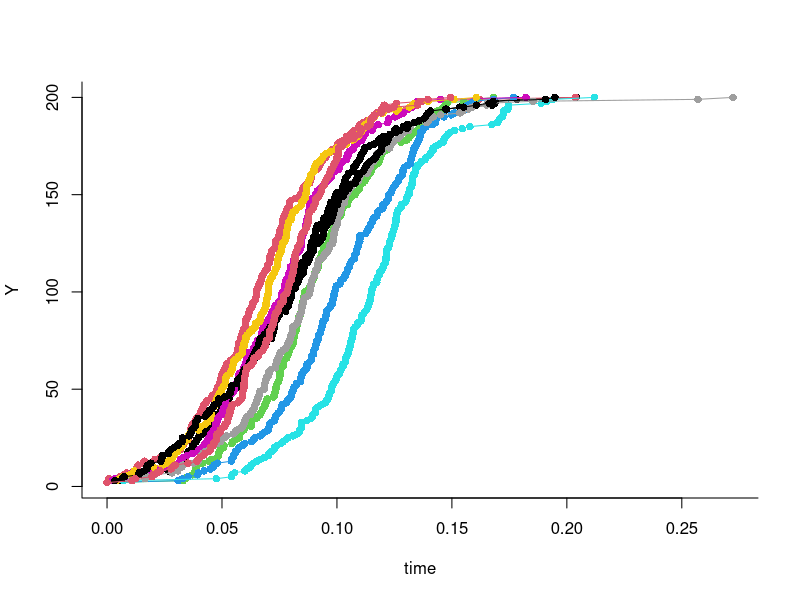
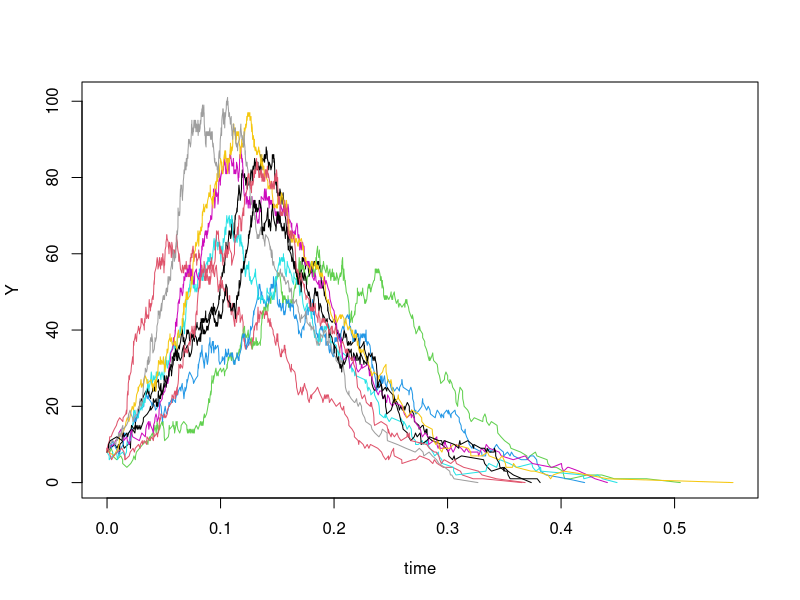
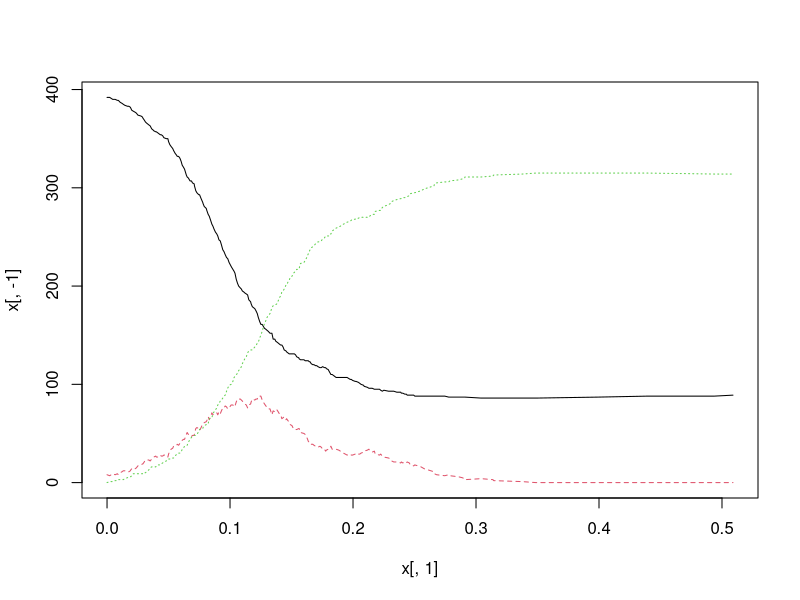
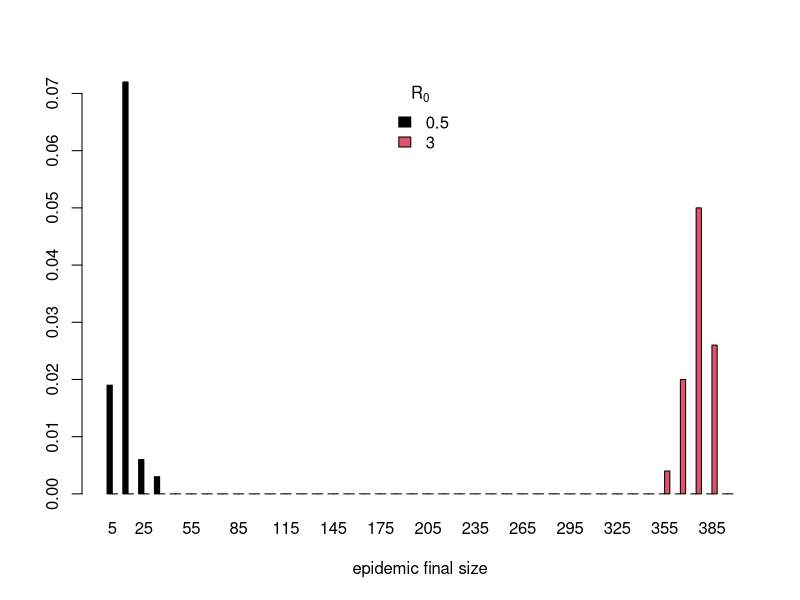

The R script that drew these images, in order: (Note: this script raises an error after producing the figures.)
#' ---
#' title: "Simulation of birth-death processes"
#' author: "Aaron A. King"
#' output:
#'   html_document:
#'     toc: yes
#'     toc_depth: 4
#' bibliography: ../course.bib
#' csl: ../ecology.csl
#' nocite: |
#'   @Gardiner2009
#' ---
#' 
#' Licensed under the Creative Commons attribution-noncommercial license, http://creativecommons.org/licenses/by-nc/3.0/.
#' Please share and remix noncommercially, mentioning its origin.  
#' ![CC-BY_NC](http://kinglab.eeb.lsa.umich.edu/graphics/cc-by-nc.png)
#' 
## ----include=FALSE,cache=FALSE-------------------------------------------
library(knitr)
prefix <- "gillespie"
opts_chunk$set(
  progress=TRUE,
  prompt=FALSE,tidy=FALSE,highlight=TRUE,
  strip.white=TRUE,
  warning=FALSE,
  message=FALSE,
  error=FALSE,
  echo=TRUE,
  cache=TRUE,
  cache.extra=rand_seed,
  results='markup',
  fig.show='asis',
  size='small',
  fig.lp="fig:",
  fig.path=paste0("figure/",prefix,"-"),
  cache.path=paste0("cache/",prefix,"-"),
  fig.pos="h!",
  fig.align='center',
  fig.height=4,fig.width=6.83,
  dpi=100,
  dev='png',
  dev.args=list(bg='transparent')
)
options(keep.source=TRUE,encoding="UTF-8")

#' 
#' ## Introduction
#' 
#' The models we've worked on so far have all been deterministic.
#' It's important to realize that this assumption is unrealistic.
#' Stochasticity both environmental and demographic is an everpresent feature of real systems.
#' He we expand our modeling toolkit to include some methods for studying stochastic versions of compartmental models.
#' In particular, we introduce the concept of birth-death processes and Gillespie’s [-@Gillespie1977a] direct method for solving such processes.
#' 
#' ## Birth-death processes
#' 
#' First, we aim to understand the theory of birth-death processes in general. 
#' In section above, we studied a model that was deterministic, continuous in time, and continuous in the state variables $S$, $I$, and $R$. 
#' In this section, we etain the biologically realistic assumption of continuous time,  but also require that the number of susceptible, infected, and recovered individuals be integers (we are no longer modeling proportions). 
#' Of course, if the equation for $dI/dt$ specified by the model should require that 1.8 individuals be infected in some interval of time, the only way to interpret such a model is that it is some average. 
#' If it is an average, then we are thinking that the process is probabilistic and evolves stochastically. 
#' This is, in fact, a perfectly reasonable assumption since not all infected individuals will give rise to exactly the same number of secondary infections nor recover after exactly the same interval of time. 
#' Since the random variation considered in this example is variation among individuals, such as scenario is referred to as *demographic stochasticity*.
#' 
#'  At this point, there are still a number of different directions we could go. 
#'  We will make two assumptions that, together with the assumption of demographic stochasticity, uniquely determine a whole class of models. 
#'  First, we assume that the epidemic is a *Markov chain*. 
#'  A Markov chain is a stochastic process with the property that the future state of the system is dependent only on the present state of the system and conditionally independent of all past states. 
#'  This is known as the *memoryless property*. 
#'  Second, we assume that the changes in the state variables (increments and decrements) occur one at a time. 
#'  That is, we cannot have two individuals simultaneously undergoing a "transition", where  refers to any change in the state variables (birth, death, conversion  between classes, etc.). 
#'  Any time an individual undergoes such a transition, we will call it an "event". 
#'  Accordingly, this kind of modeling is sometimes referred to as "event-driven simulation". 
#'  For historical reasons, the continuous time Markov chain with increments and decrements of one is known as a birth-death process.
#'  (In general, a Markov chain with integer-valued increments and decrements is known as a *jump process*.)
#' 
#'  [Note: An aside about birth-death processes is that notation varies considerably from author to author, even though the authors are referring to exactly the same stochastic process. 
#'    Particularly, the computational literature uses a notation borrow from chemistry, e.g., $S \stackrel{\mu S}{\longrightarrow} {S-1}$, probably because the algorithms that are  commonly used to simulate birth-death processes were developed in the context of chemical kinetics. 
#'    Probabilists, by contrast, often use the generating function notation and scientists that come to birth-death processes from a background in statistical mechanics represent the process using the *Forward Kolmogorov Equation* or *Fokker-Planck Equation* (a partial differential equation). 
#'    Textbooks in  epidemiology differ, too. 
#'    The point is that once you learn to "read" the different notations, they are all saying the same thing, i.e., that changes in the state variables occur according to such and such rates. It's these rates that are the basis of simulation modeling.]
#' 
#' ## Simple stochastic SI epidemic
#' 
#' To illustrate the approach, we'll start with the simple closed stochastic SI epidemic. 
#' Because the population is closed (no births, deaths, or migration) we represent total population size as a constant $N$. 
#' Because we are considering abundances, not proportions, we adopt the convention used in the lecture portion of respresenting susceptibles, infecteds, and recovereds by $X$, $Y$, and $Z$ and denote the initial number of infected individuals by $Y_0$ accordingly. 
#' This gives the initial number of susceptible individuals $X_0=N-Y_0$. 
#' By analogy to our deterministic model, we want the average rate at which susceptibles individually become infectious (the force of infection) to be $\beta\,\frac{Y}{N}$ and the average rate at which the population as a whole converts from susceptible to infectious to be $\beta\,\frac{Y}{N}\,X$. 
#' That is, at average rate $\beta\,\frac{Y}{N} X$ the value of $X$ is decremented by one and the value of $Y$ is incremented by one. 
#' But when do these increments and decrements occur? To answer this, we turn to our assumption that the epidemic process is Markovian. 
#' 
#' If we can determine what the sequence of "inter-event times" is, then we have fully specified the trajectory of the epidemic, for we know that at each of those times the number of susceptibles decreases by one and the number of infecteds increases by one. 
#' So, what are the inter-event times? 
#' The memoryless property of the continuous time Markov chain requires that the time between events is independent of the time between any other set of events, and, moreover, that if we were to investigate the process at any point in time between events the time to the next event would be independent of the time elapsed since the previous event. 
#' This defines the birth-death process as a kind of *Poisson process*. 
#' There is only one distribution for the inter-event times that has this property, the exponential distribution. 
#' Since we know how to simulate exponentially distributed random variables, we just simulate the sequence of event times and make our increments and decrements accordingly. 
#' This approach is known as *Gillespie's direct method*.
#' 
#' Let's implement Gillespie's direct method for an SI epidemic with demographic stochasticity.
#' It's sometimes convenient to express a model such as this using chemical equations.
#' In this case, it's just one "reaction".
#' $$\mathrm{S} + \mathrm{I} \stackrel{\frac{\beta}{N}}{\longrightarrow} 2\,\mathrm{I}$$
#' 
#' Here's a function implementing the Gillespie direct method.
#' Note that it just takes one step at a time and depends on another function which actually computes that step.
## ----si-loop-------------------------------------------------------------
SI.simul <- function (x, params, nstep) {
  ## set up an array to store results
  output <- array(dim=c(nstep+1,3))       
  ## name the variables in the array
  colnames(output) <- c("time","X","Y")   
  output[1,] <- x # initial condition
  ## iterate the model for nstep events
  for (k in 1:nstep) {
    ## update x and store result
    output[k+1,] <- x <- SI.onestep(x,params) 
  }
  as.data.frame(output)
}

#' 
#' Here's the function that takes the step.
## ----si-onestep----------------------------------------------------------
SI.onestep <- function (x, params) {     
  ## the second element of x is number of susceptibles X
  X <- x[2]
  ## the third element of x is number of infecteds Y
  Y <- x[3]                             
  event.rate <- params["beta"]*X*Y/(X+Y)
  ## how much time do we wait for this event?
  tau <- rexp(n=1,rate=event.rate) 
  c(tau=x[1]+tau,X=X-1,Y=Y+1)
}

#' 
#' Using the same parameters as before, we run some simulations and plot.  
#' Note that because time is continuous and the process is stochastic, the number of events that occur in a specified amount of time will vary.
#' Instead, we save some pre-set number of "events". 
#' 
## ----sim1,cache=T,fig.height=7-------------------------------------------
set.seed(38499583)    # make results repeatable
nsims <- 10           # number of simulations to run
pop.size <- 200       # size of the population
Y0 <- 2               # initial number infected
nstep <- pop.size-Y0  # run until everyone infected
xstart <- c(time=0,X=(pop.size-Y0),Y=Y0)  # initial conditions
params <- c(beta=60,gamma=365/13)         # parameters (R0=2.1)
simdat <- vector(mode='list',length=nsims) # to store simulated data
for (k in 1:nsims) {
  simdat[[k]] <- SI.simul(xstart,params,nstep)
}

trange <- range(sapply(simdat,function(x)range(x$time)))
yrange <- range(sapply(simdat,function(x)range(x$Y)))

plot(trange,yrange,type='n',xlab='time',ylab="Y",bty='l')
for (k in 1:nsims)
  lines(Y~time,data=simdat[[k]],col=k,type='o',pch=16)

#' 
#' #### Exercise
#'   Simulate the stochastic SI model using Gillespie's direct method. 
#'   Experiment with the initial number of infecteds ($Y_0$) and with the total population size ($N$). 
#'   What effects do these have on the predictability of the epidemic? 
#'   What effects do these have on the variability of the final outbreak size?
#' 
#' 
#' 
#' ## Multiple reactions
#' 
#' The techniques we'll take up next will allow us to go beyond the simple SI model to models with an arbitrary number of compartments. 
#' For concreteness, let's look at a stochastic SIR epidemic with demography.
#' In particular, we have
#' $$\mathrm{S} + \mathrm{I} \stackrel{\frac{\beta}{N}}{\longrightarrow} 2\,\mathrm{I} \qquad 
#' \mathrm{I} \stackrel{\gamma}{\longrightarrow} \mathrm{R}$$
#' $$\mathrm{S} \stackrel{\mu}{\longrightarrow} \qquad \mathrm{I} \stackrel{\mu}{\longrightarrow} \qquad \mathrm{R} \stackrel{\mu}{\longrightarrow}$$
#' $$\mathrm{S} \stackrel{\mu}{\longrightarrow} 2\,\mathrm{S} \qquad \mathrm{I} \stackrel{\mu}{\longrightarrow} \mathrm{I} + \mathrm{S} \qquad \mathrm{R} \stackrel{\mu}{\longrightarrow} \mathrm{R} + \mathrm{S}$$
#' For present purposes, the main difference between the SI model and the SIR model is that in the latter, more than one kind of event can occur.
#' This means we need to account for two things: 
#' 
#' 1. the waiting time to the next event will be shorter since there are more events occurring
#' 2. once we determine at what time an event occurs, we will have to ascertain which kind of event it is.
#' 
#' Since the transition processes are independent we can calculate a "total event rate" as the sum of the individual rates. 
#' That is, the waiting time to the next event, regardless of what kind it is, is exponentially distributed.
#' The rate for this distribution is just the sum of the rates of the eight individual processes.
#' Once we know when an event will occur, the next step is to determine which event it is.
#' This is easy since each event must occur with probability proportional to its rate.
#' This means that we can randomly choose which event occurs, but that we must do so in such a way such that each transition is selected in proportion to its contribution to the total rate.
#' 
#' Let's see how to implement this in `R`.
#' As before, we first define a one-step function.
## ----sir-onestep---------------------------------------------------------

SIR.onestep <- function (x, params) {
  X <- x[2]
  Y <- x[3]
  Z <- x[4]
  N <- X+Y+Z
  beta <- params["beta"]
  mu <- params["mu"]
  gamma <- params["gamma"]
  ## each individual rate
  rates <- c(
             birth=mu*N,
             infection=beta*X*Y/N,
             recovery=gamma*Y,
             sdeath=mu*X,
             ideath=mu*Y,
             rdeath=mu*Z
             )
  ## what changes with each event?
  transitions <- list( 
                      birth=c(1,0,0),
                      infection=c(-1,1,0),
                      recovery=c(0,-1,1),
                      sdeath=c(-1,0,0),
                      ideath=c(0,-1,0),
                      rdeath=c(0,0,-1)
                      )
  ## total event rate
  total.rate <- sum(rates)
  ## waiting time
  if (total.rate==0) 
    tau <- Inf
  else
    tau <- rexp(n=1,rate=total.rate)
  ## which event occurs?
  event <- sample.int(n=6,size=1,prob=rates/total.rate)
  x+c(tau,transitions[[event]])
}


#' 
#' Also as before, we set parameters and loop through the process.
#' We do things slightly differently here:
#' we'll stop the simulations if ever we run out of susceptibles.
#' For safety's sake, however, we'll put an upper bound on the amount of work we'll do.
## ----sir-sim-------------------------------------------------------------
SIR.simul <- function (x, params, maxstep = 10000) {
  output <- array(dim=c(maxstep+1,4))
  colnames(output) <- names(x)
  output[1,] <- x
  k <- 1
  ## loop until either k > maxstep or
  ## there are no more infectives
  while ((k <= maxstep) && (x["Y"] > 0)) {
    k <- k+1
    output[k,] <- x <- SIR.onestep(x,params)
  }
  as.data.frame(output[1:k,])
}

#' 
#' Now let's repeat for 10 runs and plot.
## ----sir-runs------------------------------------------------------------
set.seed(56856583)
nsims <- 10
xstart <- c(time=0,X=392,Y=8,Z=0) #initial conditions
params <- c(mu=0.02,beta=60,gamma=365/13) #parameters

require(plyr)
simdat <- rdply(
                nsims,
                SIR.simul(xstart,params)
                )
head(simdat)
plot(Y~time,data=simdat,type='n')
d_ply(simdat,".n",function(x)lines(Y~time,data=x,col=.n))

#' 
#' #### Exercise
#'   Check out the `simdat` data frame created by the above code.
#'   Use `class`, `head`, `tail`, `str`, and `plot` to examine it.
#' 
#' 
#' #### Exercise
#'   Simulate the stochastic SIR model using Gillespie's direct method. 
#'   As before, experiment with the initial number of infecteds ($Y_0$) and with the total population size ($N$). 
#'   What effects do these have on the predictability of the epidemic?
#' 
#' 
#' ### Alternative implementation
#' 
#' An alternative implementation of the codes above will return the results at specified time-points.
#' 
## ----sir-sim-alt,cache=FALSE---------------------------------------------
SIR.simul.alt <- function (x, params, times) {
  output <- array(dim=c(length(times),4),dimnames=list(NULL,names(x)))
  t <- x[1]
  stopifnot(t<=times[1])
  ## loop until either k > maxstep or
  ## there are no more infectives
  k <- 1
  while (k <= length(times)) {
    while (t < times[k]) {
      x <- SIR.onestep(x,params)
      t <- x[1]
    }
    while (t >= times[k] && k <= length(times)) {
      output[k,] <- x
      k <- k+1
    }
  }
  as.data.frame(output)
}

## ----test-simul-alt,cache=FALSE,results='markup',include=FALSE-----------
xstart <- c(time=0,X=392,Y=8,Z=0)
params <- c(mu=0.02,beta=60,gamma=365/13)
times <- seq(from=0,to=0.5,by=0.001)
x <- SIR.simul.alt(xstart,times=times,params=params)
print(x[1,])
matplot(x[,1],x[,-1],type='l')

#' 
#' ## Exploring the vicinity of the $R_0=1$ threshold
#' 
#' From the deterministic models, we know that $R_0=1$ is a critical or threshold value.
#' When $R_0>1$, the deterministic models always predict an outbreak; 
#' when $R_0<1$, they predict that the disease will die out.
#' What happens when we start to account for stochasticity?
#' 
#' The following codes perform many simulations at each of several values of $R_0$.
#' These simulations can be used to determine the shape of the distribution of epidemic final sizes.
#' 
## ----crit-sims,cache=T---------------------------------------------------
R0vals <- c(0.5,3)                      # R0 values to explore
xstart <- c(time=0,X=392,Y=8,Z=0)
params <- c(mu=0.02,beta=60,gamma=365/13) #parameters
nsims <- 100                      # number of simulations per R0 value
simdat <- array(dim=c(length(R0vals),nsims))
for (k in seq_along(R0vals)) {
  R0 <- R0vals[k]
  params <- c(mu=1/60,gamma=365/13,beta=R0*365/13)
  simdat[k,] <- replicate(n=nsims,
                          {
                            sim <- SIR.simul(xstart,params)
                            tail(sim$Z,1)
                          }
                          )
}

#' 
#' We can plot these distributions using histograms.
## ----crit-sims-hist,results='markup'-------------------------------------
binwidth <- 10
popsize <- sum(xstart[-1])
breaks <- seq(from=0,to=popsize,by=binwidth)
hists <- apply(simdat,1,hist,breaks=breaks,plot=FALSE)
midpoints <- hists[[1]]$mids
counts <- sapply(hists,function(x)x$counts)
prob <- sapply(hists,function(x)x$density)

barplot(height=t(prob),width=binwidth,names=midpoints,
        beside=T,col=seq_along(R0vals),
        xlab="epidemic final size")
legend("top",legend=R0vals,fill=seq_along(R0vals),
       title=expression(R[0]),bty='n')

#' 
#' Just for fun, let's make a similar plot using `plyr`, `reshape2`, and `ggplot2`.
## ----crit-sims-hist-ggplot,cache=T---------------------------------------
require(ggplot2)
require(reshape2)

rownames(simdat) <- R0vals
simdat2 <- melt(simdat,
                varnames=c("R0","rep"),
                value.name="finalsize"
                )
ggplot(data=simdat2,mapping=aes(x=finalsize,group=R0))+
  geom_histogram(binwidth=10,color=NA,position='dodge')+
  facet_grid(R0~.,labeller=label_bquote(R[0]==.(x)))

#' 
#' #### Exercise
#'   Use the codes above to explore the final size in a neighborhood of the critical threshold.
#'   How do the results from the deterministic and stochastic models differ?
#' 
#' 
## ----crit-explore-exercise,cache=TRUE,include=FALSE----------------------
R0vals <- seq(0.8,1.4,by=0.05)
xstart <- c(time=0,X=392,Y=8,Z=0)
nsims <- 1000
data <- array(dim=c(length(R0vals),nsims))
for (k in seq_along(R0vals)) {
  R0 <- R0vals[k]
  params <- c(mu=1/60,gamma=365/13,beta=R0*365/13)
  data[k,] <- replicate(n=nsims,
                        {
                          sim <- SIR.simul(xstart,params)
                          tail(sim$Z,1)
                        }
                        )
}
medians <- apply(data,1,median)
means <- apply(data,1,mean)
sds <- apply(data,1,sd)
matplot(R0vals,cbind(mean=means,sd=sds,median=medians),
        xlab=expression(R[0]),ylab="number of infections",
        type='n')
lines(R0vals,means,col='red')
lines(R0vals,sds,col='blue')
lines(R0vals,medians,col='black')
legend("topleft",
       lty=1,col=c("red","blue","black"),
       legend=c("mean","sd","median"),
       title="epidemic final size",
       bty='n')

#' 
#' #### Exercise
#'   Use the stochastic simulator to generate some "data" for known parameter values: $R_0=2$, infectious period of 13~da, host lifespan of 50~yr.
#'   Estimate $R_0$ for each simulated epidemic using the invasion-phase growth rate method.
#'   Estimate $R_0$ and $\gamma$ using the trajectory-matching approach.
#'   Comment on the agreement between the true parameters and your estimates.
#' 
#' 
#' ## Stochastic differential equations
#' 
#' The Gillespie algorithm gives us a way to generate exact realizations when stochasticity is purely demographic.
#' Very frequently, we wish to consider models with environmental stochasticity or we are thinking about large populations, for which the Gillespie algorithm is impractically slow.
#' The stochastic differential equation (SDE) formalism is a convenient approximation under these circumstances.
#' It represents a more coarse-grained approach to the epidemiological dynamics that can nevertheless capture many important features at relatively modest computational cost.
#' 
#' Here, we'll examine an SDE formulation of the SIR model with demography and implement some codes that allow us to simulate realizations of this model.
#' When working with compartmental models, the mathematics becomes more convenient if we think first in terms of the fluxes between the compartments.
#' A diagram of the SIR model is shown below, with emphasis on the fluxes.
#' Associated with each flux is a counting process, i.e., a nondecreasing, integer-valued stochastic process.
#' In particular, for any pair of compartments X, Y, let $N_{XY}$ be the cumulative number of individuals that have passed directly from X to Y since the arbitrary time origin $t_0$; 
#' $N_{XY}$ is a counting process.
#' 
#' --------------------------
#' 
#' **Diagram of the SIR model**
#' 
#' ![CC-BY_NC](http://kinglab.eeb.lsa.umich.edu/ICTPWID/SaoPaulo_2015/Aaron/graphics/SIR_diagram1.png)
#' 
#' $N_{XY}$ represents the cumulative number of individuals that have moved beetween compartments X and Y.
#' 
#' --------------------------
#' 
#' To formulate the SDE version of the SIR model, we write stochastic differential equations for the fluxes.
#' For example, we might propose the following:
#' $$dN_{{\emptyset}S} = \mu\,(X+Y+Z)\,dt + \sqrt{\mu\,(X+Y+Z)}\,dW_{{\emptyset}S}$$
#' $$dN_{SI} = \frac{\beta\,X\,Y}{X+Y+Z}\,dt + \sqrt{\frac{\beta\,X\,Y}{X+Y+Z}}\,dW_{SI}$$
#' $$dN_{IR} = \gamma\,Y\,dt + \sqrt{\gamma\,Y}\,dW_{IR}$$
#' $$dN_{S{\emptyset}} = \mu\,X\,dt + \sqrt{\mu\,X}\,dW_{S{\emptyset}}$$
#' $$dN_{I{\emptyset}} = \mu\,Y\,dt + \sqrt{\mu\,Y}\,dW_{I{\emptyset}}$$
#' $$dN_{R{\emptyset}} = \mu\,Z\,dt + \sqrt{\mu\,Z}\,dW_{R{\emptyset}}$$
#' As usual, we think of the $dW$ terms as independent $\mathrm{normal}(0,\sqrt{dt})$ random variables.
#' We complete the model by writing SDEs for the state variables $X$, $Y$, and $Z$:
#' $$dX = dN_{{\emptyset}S}-dN_{SI}-dN_{S{\emptyset}}$$
#' $$dY = dN_{SI}-dN_{IR}-dN_{I{\emptyset}}$$
#' $$dZ = dN_{IR}-dN_{R{\emptyset}}$$
#' The easiest way to simulate realizations of an SDE model such as this is to use the *Euler-Maruyama* method.
#' The following code implements Euler-Maruyama for an arbitrary system of SDE.
#' 
## ----euler-maruyama------------------------------------------------------
eulmar <- function (func, xstart, times, params, dt) {
  out <- array(
               dim=c(length(times),length(xstart)),
               dimnames=list(NULL,names(xstart))
               )
  out[1,] <- x <- xstart
  t <- times[1]
  for (k in seq.int(from=2,to=length(times))) {
    while (t < times[k]) {
      dx <- func(t,x,params,dt)
      x <- x+dx
      t <- t+dt
    }
    out[k,] <- x
  }
  as.data.frame(cbind(time=times,out))
}

#' 
#' In the `eulmar` function, it is assumed that `func` is a function that takes one Euler-Maruyama step of size `dt`.
#' Here's an example of such a function for the SIR model.
#' 
## ----sir-eulerstep-------------------------------------------------------
sir.eulerstep <- function (t, x, params, dt) {
  N <- sum(x)
  means <- c(
             params["mu"]*N,
             params["beta"]*x[1]*x[2]/N,
             params["gamma"]*x[2],
             params["mu"]*x
             )*dt
  dn <- rnorm(n=6,mean=means,sd=sqrt(means))
  c(
    dn[1]-dn[2]-dn[4],
    dn[2]-dn[3]-dn[5],
    dn[3]-dn[6]
    )
}

#' 
## ----sir-sde-sim,cache=T-------------------------------------------------
set.seed(238785319)
xstart <- c(X=392,Y=8,Z=0) #initial conditions
params <- c(mu=0.02,beta=50,gamma=365/13) #parameters
times <- seq(from=0,to=0.5,by=1/365)
x <- eulmar(func=sir.eulerstep,
            xstart=xstart,params=params,
            times=times,
            dt=0.001)
plot(Y~time,data=x,type='o')

#' 
#' In this case, it will be useful to transform the state variables.
#' To do this, we must use the It&ocirc; formula:
#' $$df(X) = f'(X)\,dX+\tfrac{1}{2}\,f''(X)\,dX^2$$
#' together with the rules
#' $$dt^2 = 0 \qquad dW dt = 0 \qquad dW^2 = dt.$$
#' Transforming the state variables via $x=\log{X}$, $y=\log{Y}$, and $z=\log{Z}$, we get
#' $$dx = \frac{1}{X}\,\left(dN_{{\emptyset}S}-dN_{SI}-dN_{S{\emptyset}}\right)-\frac{1}{2\,X^2}\,\left(\mu\,(X+Y+Z)+\mu\,X+\frac{\beta\,X\,Y}{X+Y+Z}\right)\,dt$$
#' $$dy = \frac{1}{Y}\,\left(dN_{SI}-dN_{IR}-dN_{I{\emptyset}}\right)-\frac{1}{2\,Y^2}\,\left(\frac{\beta\,X\,Y}{X+Y+Z}+\mu\,Y+\gamma\,Y\right)\,dt$$
#' $$dz = \frac{1}{Z}\,\left(dN_{IR}-dN_{R{\emptyset}}\right)-\frac{1}{2\,Z^2}\,\left(\gamma\,Z+\mu\,Z\right)\,dt$$
#' 
## ----log-sir-sims,cache=TRUE---------------------------------------------
log.sir.eulerstep <- function (t, x, params, dt) {
  x <- exp(x)
  N <- sum(x)
  means <- c(
             params["mu"]*N,
             params["beta"]*x[1]*x[2]/N,
             params["gamma"]*x[2],
             params["mu"]*x
             )*dt
  v <- means
  dn <- rnorm(n=6,mean=means,sd=sqrt(means))
  c(
    (dn[1]-dn[2]-dn[4])/x[1]-sum(v[c(1,2,4)])/2/x[1]/x[1],
    (dn[2]-dn[3]-dn[5])/x[2]-sum(v[c(2,3,5)])/2/x[2]/x[2],
    (dn[3]-dn[6])/x[3]-sum(v[c(3,6)])/2/x[3]/x[3]
    )
}

set.seed(23785319)
xstart <- c(X=392,Y=8,Z=1)
params <- c(mu=0.02,beta=50,gamma=365/13)
times <- seq(from=0,to=0.5,by=1/365)
x <- eulmar(func=log.sir.eulerstep,
            xstart=log(xstart),
            params=params,
            times=times,
            dt=0.001)
within(
       x,
       {
         X <- exp(X)
         Y <- exp(Y)
         Z <- exp(Z)
       }
       ) -> x
plot(Y~time,data=x,type='o')

require(plyr)
simdat <- rdply(
                20,
                within(
                       eulmar(func=log.sir.eulerstep,
                              xstart=log(xstart),
                              params=params,
                              times=times,
                              dt=0.001),
                       {
                         X <- exp(X)
                         Y <- exp(Y)
                         Z <- exp(Z)
                       }
                       )
                )
plot(Y~time,data=simdat,type='n')
d_ply(simdat,".n",function(x)lines(Y~time,data=x,col=.n))

#' 
#' ## References
